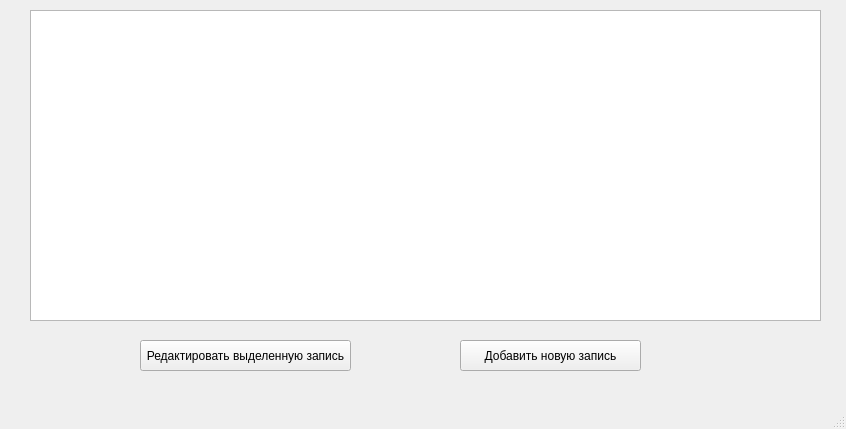
<?xml version="1.0" encoding="UTF-8"?>
<ui version="4.0">
 <class>MainWindow</class>
 <widget class="QMainWindow" name="MainWindow">
  <property name="geometry">
   <rect>
    <x>0</x>
    <y>0</y>
    <width>846</width>
    <height>429</height>
   </rect>
  </property>
  <property name="windowTitle">
   <string>Coffee</string>
  </property>
  <widget class="QWidget" name="centralwidget">
   <widget class="QTableWidget" name="tableWidget">
    <property name="geometry">
     <rect>
      <x>30</x>
      <y>10</y>
      <width>791</width>
      <height>311</height>
     </rect>
    </property>
   </widget>
   <widget class="QPushButton" name="btn_edit">
    <property name="geometry">
     <rect>
      <x>140</x>
      <y>340</y>
      <width>211</width>
      <height>31</height>
     </rect>
    </property>
    <property name="text">
     <string>Редактировать выделенную запись</string>
    </property>
   </widget>
   <widget class="QPushButton" name="btn_add">
    <property name="geometry">
     <rect>
      <x>460</x>
      <y>340</y>
      <width>181</width>
      <height>31</height>
     </rect>
    </property>
    <property name="text">
     <string>Добавить новую запись</string>
    </property>
   </widget>
  </widget>
  <widget class="QMenuBar" name="menubar">
   <property name="geometry">
    <rect>
     <x>0</x>
     <y>0</y>
     <width>846</width>
     <height>21</height>
    </rect>
   </property>
  </widget>
  <widget class="QStatusBar" name="statusbar"/>
 </widget>
 <resources/>
 <connections/>
</ui>
